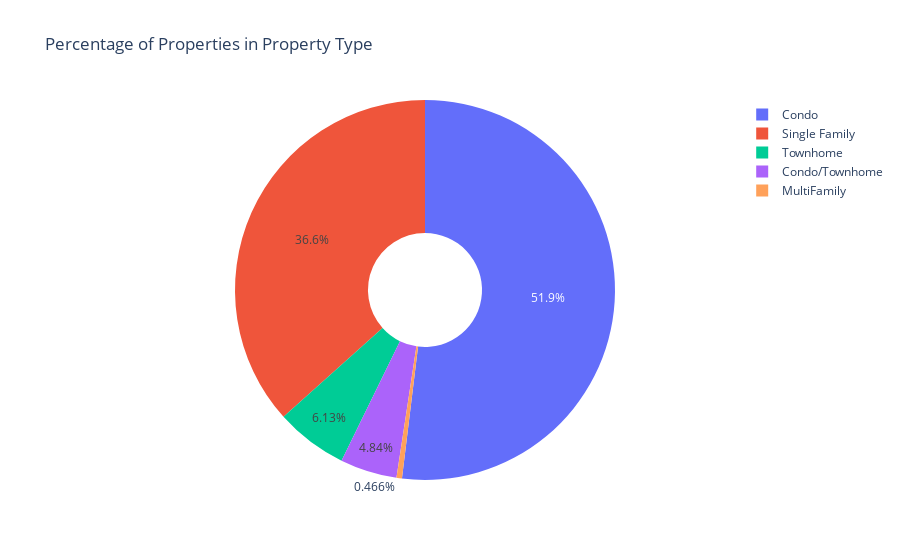
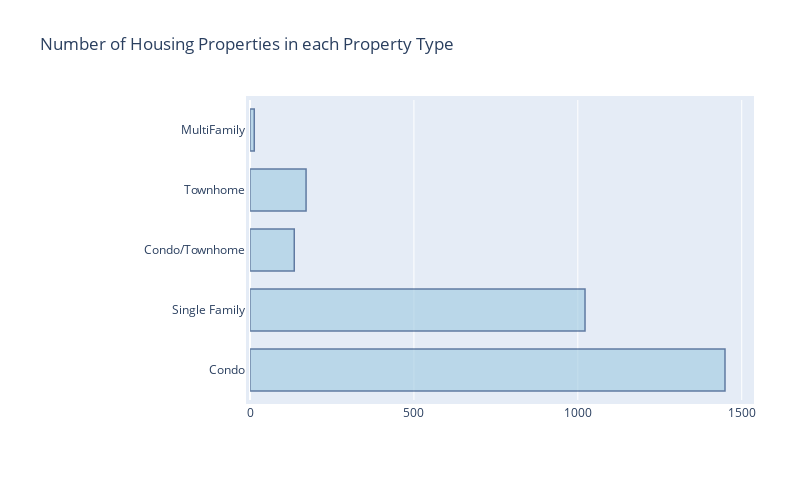

Source (notebook cell) for these figures, in order:
### Code cell
# distribution of houses in each borough
Property_Type = df["Property Type"].unique()
property_count = []
for b in Property_Type:
    property_count.append(len(df["Property Type"][df["Property Type"] == b]))

fig = {
  "data": [
    {
      "values": property_count,
      "labels": Property_Type,
      "hoverinfo":"label+percent",
      "hole": .3,
      "type": "pie"
    }],
  "layout": {
        "title":"Percentage of Properties in Property Type",
    }
}
py.iplot(fig, filename='donut')


dataa = [go.Bar(
            y= Property_Type,
            x = property_count,
            width = 0.7,
            opacity=0.6, 
            orientation = 'h',
            marker=dict(
                color='rgb(158,202,225)',
                line=dict(
                    color='rgb(8,48,107)',
                    width=1.5,
                )
            ),
        )]
layout = go.Layout(
    title='Number of Housing Properties in each Property Type',
    autosize = False,
    width=800,
    height=500,
    margin=go.Margin(
        l=250,
        r=50,
        b=100,
        t=100,
        pad=4
    ),
)

fig = go.Figure(data=dataa, layout = layout)
py.iplot(fig, filename='barplottype')

### Figure 1 — Plotly figure (JSON) as saved in the notebook; plotly's stock layout.template omitted (floating-point values rounded to 4 significant figures)
{"data": [{"hole": 0.3, "hoverinfo": "label+percent", "labels": ["Condo", "Single Family", "Condo/Townhome", "Townhome", "MultiFamily"], "type": "pie", "values": [1449, 1022, 135, 171, 13]}], "layout": {"title": {"text": "Percentage of Properties in Property Type"}}}

### Figure 2 — Plotly figure (JSON) as saved in the notebook; plotly's stock layout.template omitted (floating-point values rounded to 4 significant figures)
{"data": [{"marker": {"color": "rgb(158,202,225)", "line": {"color": "rgb(8,48,107)", "width": 1.5}}, "opacity": 0.6, "orientation": "h", "type": "bar", "width": 0.7, "x": [1449, 1022, 135, 171, 13], "y": ["Condo", "Single Family", "Condo/Townhome", "Townhome", "MultiFamily"]}], "layout": {"autosize": false, "height": 500, "margin": {"b": 100, "l": 250, "pad": 4, "r": 50, "t": 100}, "title": {"text": "Number of Housing Properties in each Property Type"}, "width": 800}}
